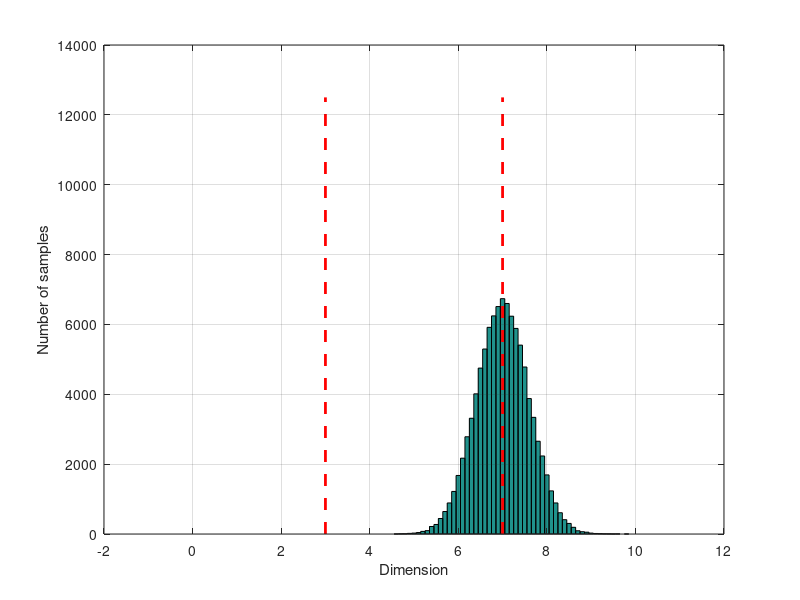
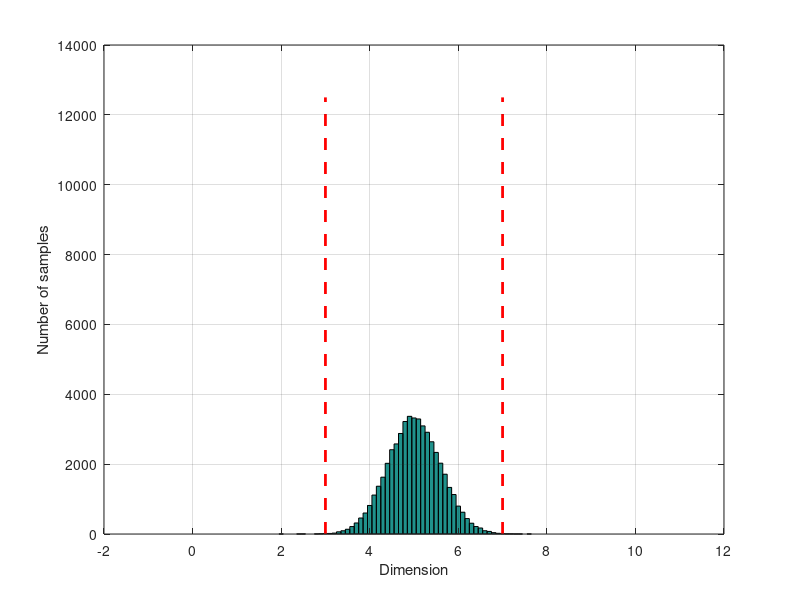
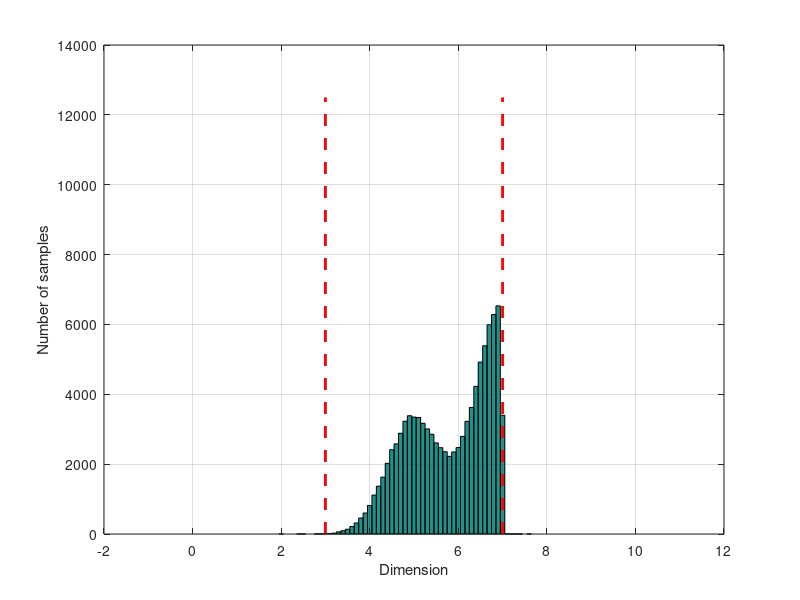

Source code (MATLAB) for these figures, in order: (Note: this script raises an error after producing the figures.)

clear all
clc
close all

InitialBatch = 100000
nom = 5
sigma = 0.6
USL = 7
LSL = 3
depth1 = 7;

%% First cut - aim for USL
Cut1 = normrnd(depth1,sigma,InitialBatch,1);
bins = [0:0.1:10];
hist(Cut1,bins)
xlabel('Dimension')
ylabel('Number of samples')
line([7 7],[0 InitialBatch/8],'color',[1 0 0],'LineWidth',2,'LineStyle','--')
line([3 3],[0 InitialBatch/8],'color',[1 0 0],'LineWidth',2,'LineStyle','--')
grid on
% Check what conforms and create 'Sample2' of parts that require a second 
% cut 
InSpec = 0;
c1 = 1;
c2 = 1;
for i = 1:length(Cut1)
    if Cut1(i)<=USL
        InSpec(c1) = Cut1(i);
        c1 = c1+1;
    else
        Sample2(c2) = Cut1(i);
        c2 = c2+1;
    end
end
length(InSpec)
length(Sample2)
p_exact = length(InSpec)/InitialBatch

%% Second cut - aim for nominal 
Cut2 = normrnd(nom,sigma,length(Sample2),1);
figure(2)
hist(Cut2,bins)
xlabel('Dimension')
ylabel('Number of samples')
line([7 7],[0 InitialBatch/8],'color',[1 0 0],'LineWidth',2,'LineStyle','--')
line([3 3],[0 InitialBatch/8],'color',[1 0 0],'LineWidth',2,'LineStyle','--')
grid on

x = [InSpec, Cut2'];

figure(3)
hist(x,bins)
xlabel('Dimension')
ylabel('Number of samples')
line([7 7],[0 InitialBatch/8],'color',[1 0 0],'LineWidth',2,'LineStyle','--')
line([3 3],[0 InitialBatch/8],'color',[1 0 0],'LineWidth',2,'LineStyle','--')
grid on


%% Try and estimate the original distributions from the final distribution 
% 'x'
pdf_normmixture = @(x,p,mu1,mu2) ...
                 p*normpdf(x,mu1,sigma) + (1-p)*normpdf(x,mu2,sigma);

             
pStart = .5;
muStart = [7.5 5]
%sigmaStart = [1]%sqrt(var(x) - .25*diff(muStart).^2)
start = [pStart muStart]% sigmaStart sigmaStart];
% specify bounds of zero and one for the mixing probability, and lower 
% bounds of zero for the standard deviations. The remaining elements of 
% the bounds vectors are set to +Inf or -Inf, to indicate no restrictions.
lb = [0 -Inf -Inf];
ub = [1 Inf Inf];

% increse the defualt number of evaluations in Max Liklihood Estimation
% (mle)
options = statset('MaxIter',500, 'MaxFunEvals',800);
paramEsts = mle(x, 'pdf',pdf_normmixture, 'start',start,...
    'lower',lb,'upper',ub,'options',options,'optimfun','fmincon')

%% Plot the fitted density distribution
figure(4)
% = -2.5:.5:12;
h = bar(bins,histc(x,bins)/(length(x)*.5),'histc');
set(h,'FaceColor',[.9 .9 .9]);
xgrid = linspace(1.1*min(x),1.1*max(x),200);
pdfgrid = pdf_normmixture(xgrid,paramEsts(1),paramEsts(2),paramEsts(3));
hold on; plot(xgrid,pdfgrid,'.-'); grid on; hold off
xlabel('x'); ylabel('Probability Density');
